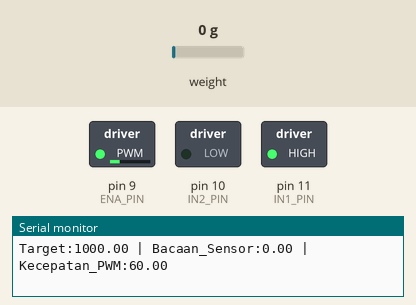
Recording of a sketch running on a simulated Arduino Uno, built with avr-gcc and run on an emulated ATmega328P. Parts: switched loads named in the sketch (green lamp = pin HIGH), the last lines printed to the serial monitor. Inputs (shaded band) come from the test bench; at power-on: weight on the scale 0 g.

Above: at 2.2 s.
2.3 s: weight on the scale set to 1250 g
At 2.66 s:
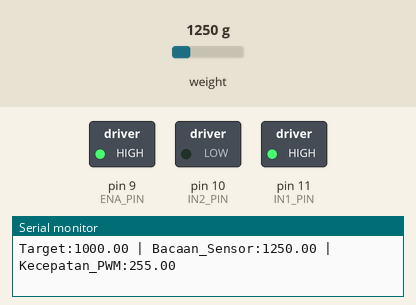
5.3 s: weight on the scale set to 100 g
8.3 s: weight on the scale set to 1050 g
At 10.4 s:
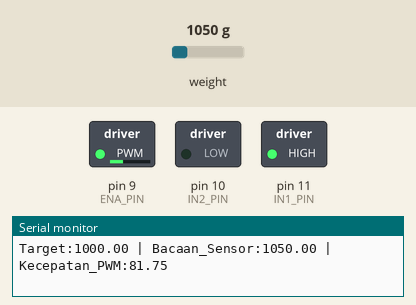
11.3 s: weight on the scale set to 2500 g
14.3 s: weight on the scale set to 10 g
At 15.8 s:
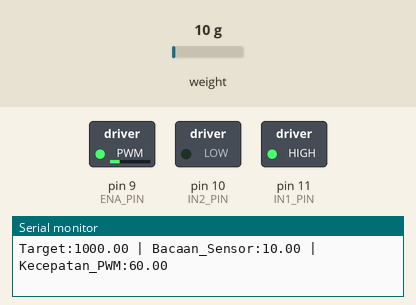
Timing chart, 0 to 17.0 s (numbered marks = the images above; inputs shaded):
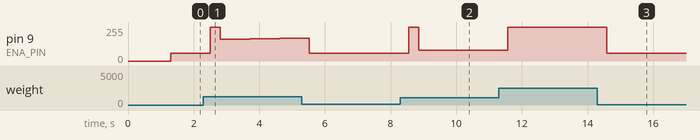

The sketch:

PID_conveyor.ino
```cpp
#include "HX711.h"
#include <PID_v1.h>

// --- UPDATE DEFINISI PIN (MENGGUNAKAN PIN DIGITAL "D") ---
// Koneksi HX711 ke Pin Digital
const int LOADCELL_DOUT_PIN = 6; // Pin D2
const int LOADCELL_SCK_PIN = 5;  // Pin D3

// Koneksi Motor Driver L298N
const int IN1_PIN = 11;   // Pin D4
const int IN2_PIN = 10;   // Pin D5
const int ENA_PIN = 9;   // Pin D9 (Harus pin yang ada tanda '~' untuk PWM)

// --- Variabel PID & Setup Lainnya Tetap Sama ---
double Setpoint, Input, Output;
double Kp = 0.4, Ki = 0.05, Kd = 1.2;

HX711 scale;
// Setup PID: Reverse (Semakin Berat -> Motor Pelan) atau Direct (Semakin Berat -> Motor Cepat)
PID myPID(&Input, &Output, &Setpoint, Kp, Ki, Kd, REVERSE);

float calibration_factor = -208.00;

void setup() {
  Serial.begin(9600);

  // Setup Pin Motor
  pinMode(ENA_PIN, OUTPUT);
  pinMode(IN1_PIN, OUTPUT);
  pinMode(IN2_PIN, OUTPUT);

  // Set Arah Motor
  digitalWrite(IN1_PIN, HIGH);
  digitalWrite(IN2_PIN, LOW);

  // Setup HX711
  Serial.println("Menghubungkan ke Sensor Digital HX711...");
  scale.begin(LOADCELL_DOUT_PIN, LOADCELL_SCK_PIN);
  scale.set_scale(calibration_factor);
  scale.tare();

  // Setup PID
  Setpoint = 1000.0; // Target berat
  myPID.SetMode(AUTOMATIC);
  myPID.SetOutputLimits(60, 255); // Minimal 60 agar motor tidak macet
  myPID.SetSampleTime(100);
}

void loop() {
  // 1. Baca Sensor
  if (scale.is_ready()) {
    Input = scale.get_units(3);
    if(Input < 0) Input = 0;
  }

  // 2. Hitung PID
  myPID.Compute();

  // 3. Kirim Sinyal Digital PWM ke Motor
  analogWrite(ENA_PIN, Output); // analogWrite di Pin 9 menghasilkan sinyal PWM digital

  // 4. Monitoring
  Serial.print("Target:");
  Serial.print(Setpoint);
  Serial.print(" | Bacaan_Sensor:");
  Serial.print(Input);
  Serial.print(" | Kecepatan_PWM:");
  Serial.println(Output);
}
```

Measured:
- after the input at 2.3 s, pin 9 (ENA_PIN): 60/255 → 255/255 after 0.21 s, → 162/255 0.30 s later, → 163/255 0.30 s later, → 165/255 0.30 s later, … (10 changes in this stretch)
- after the input at 8.3 s, pin 9 (ENA_PIN): 60/255 → 255/255 after 0.25 s, → 80/255 0.30 s later, → 81/255 0.60 s later, → 82/255 1.2 s later
- after the input at 14.3 s, pin 9 (ENA_PIN): 255/255 → 60/255 after 0.29 s
